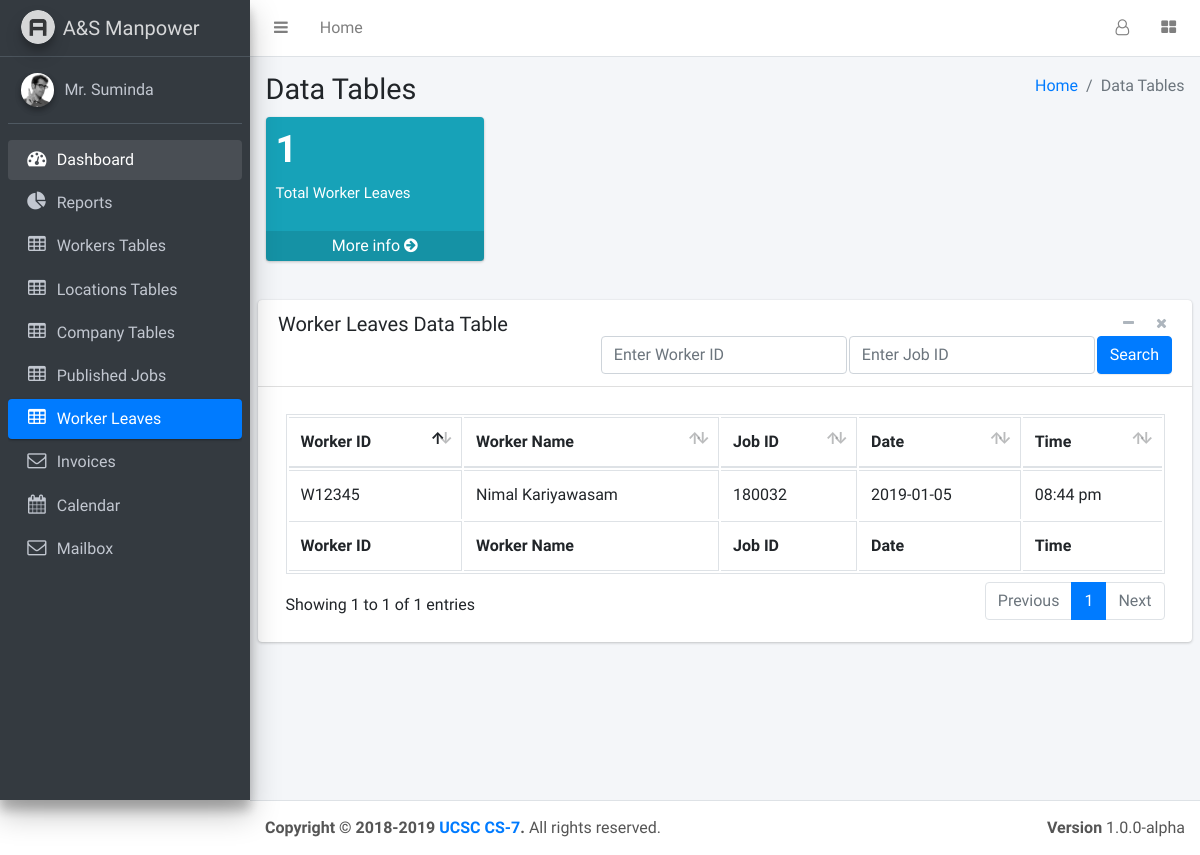
Page /pages/others/tables/dataLeaves.php on the earlier database version.
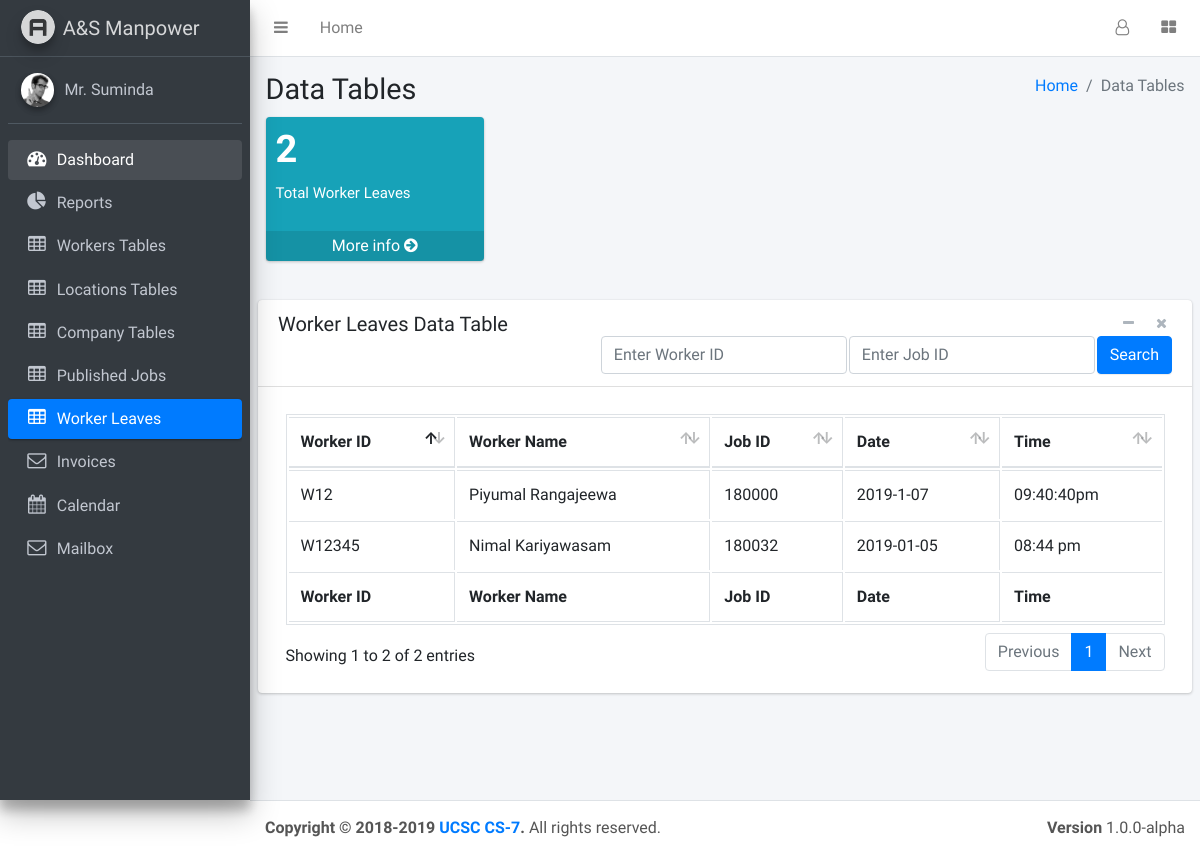
Same page on the later database version.
### tables this page shows
CREATE TABLE `worker_leaves` (
  `id` int(11) NOT NULL,
  `workerID` varchar(100) NOT NULL,
  `JobID` varchar(50) NOT NULL,
  `date` varchar(100) NOT NULL,
  `time` varchar(100) NOT NULL
);

CREATE TABLE `worker` (
  `workerID` varchar(45) NOT NULL,
  `workerName` varchar(45) DEFAULT NULL,
  `workerNIC` varchar(45) DEFAULT NULL,
  `workerPhone` varchar(45) DEFAULT NULL,
  `workerRank` int(10) DEFAULT '0',
  `workerEmail` varchar(45) DEFAULT NULL,
  `workerStatus` varchar(45) DEFAULT NULL,
  `workerImage` varchar(5000) DEFAULT NULL
);

### pages/query_boxes/supplier_view_workers_leaves.php (the view)
<?php
    $query="SELECT * FROM worker_leaves,worker WHERE worker_leaves.workerID=worker.workerID";
    $result=mysqli_query($conn,$query);
    if(mysqli_num_rows($result)>0){
        while($row=mysqli_fetch_assoc($result)){
            echo "<tr>
                  <td>".$row['workerID']."</td>
                  <td>".$row['workerName']."</td>
                  <td>".$row['JobID']."</td>
                  <td>".$row['date']."</td>
                  <td>".$row['time']."</td>
                </tr>";
        }
    }
?>

### pages/others/tables/dataLeaves.php (shortened to what the changed rows need)
<!DOCTYPE html>
<html>
<head>
  <link rel="stylesheet" href="https://maxcdn.bootstrapcdn.com/font-awesome/4.4.0/css/font-awesome.min.css">
  <link rel="stylesheet" href="https://code.ionicframework.com/ionicons/2.0.1/css/ionicons.min.css">
  <link rel="stylesheet" href="../../../plugins/datatables/dataTables.bootstrap4.css">
  <link rel="stylesheet" href="../../../dist/admin/dist/css/adminlte.min.css">
</head>
<body class="hold-transition sidebar-mini">
<div class="wrapper">
  <div class="content-wrapper">
    <section class="content-header">
      <div class="container-fluid">
        <div class="row mb-2">
          <div class="col-sm-6">
            <h1>Data Tables</h1>
          </div>
            <div style="margin-top:10px" class="col-lg-3 col-6">
            <div class="small-box bg-info">
              <div class="inner">
                <h3>
                    <?php
                        require_once '../../../db_config/config.php';
                        require_once '../../query_boxes/supplier_view_all_worker_leave_count.php';
                    ?>
                </h3>
                <p>Total Worker Leaves</p>
              </div>
            </div>
          </div>
        </div>
      </div>
    </section>
    <section class="content">
      <div class="row">
        <div class="col-12">
          <div class="card">
            <div class="card-header">
              <h3 class="card-title">Worker Leaves Data Table</h3>
                <div class="card-tools">
                </div>
                <div class="pull-right">
                </div>
            </div>
            <div class="card-body">
              <table id="example2" class="table table-bordered table-hover">
                <thead>
                <tr>
                  <th>Worker ID</th>
                  <th>Worker Name</th>
                  <th>Job ID</th>
                  <th>Date</th>
                  <th>Time</th>
                </tr>
                </thead>
                <tbody>
                    <?php
                            require_once('../../../db_config/config.php');
                            require_once('../../query_boxes/supplier_view_workers_leaves.php');
                    ?>
                </tbody>
                <tfoot>
                <tr>
                 <th>Worker ID</th>
                  <th>Worker Name</th>
                  <th>Job ID</th>
                  <th>Date</th>
                  <th>Time</th>
                </tr>
                </tfoot>
              </table>
            </div>
          </div>
          </div>
        </div>
      </section>
  </div>
</div>
</body>
</html>

### pages/query_boxes/supplier_view_all_worker_leave_count.php
<?php
    $query="SELECT COUNT(jobID) AS leaveCount  FROM worker_leaves";
    $result=mysqli_query($conn,$query);
    if(mysqli_num_rows($result)>0){
        $row=mysqli_fetch_assoc($result);
        echo $row['leaveCount'];
    }
?>

Differences in the rows shown:
added worker_leaves: workerID.workerID "W12", workerID.workerName "Piyumal Rangajeewa", JobID "180000", date "2019-1-07", time "09:40:40pm"
Other differences:
$row['leaveCount']: "1" → "2"
text written by a page script: "Showing 1 to 1 of 1 entries Previous 1 Next" → "Showing 1 to 2 of 2 entries Previous 1 Next"
